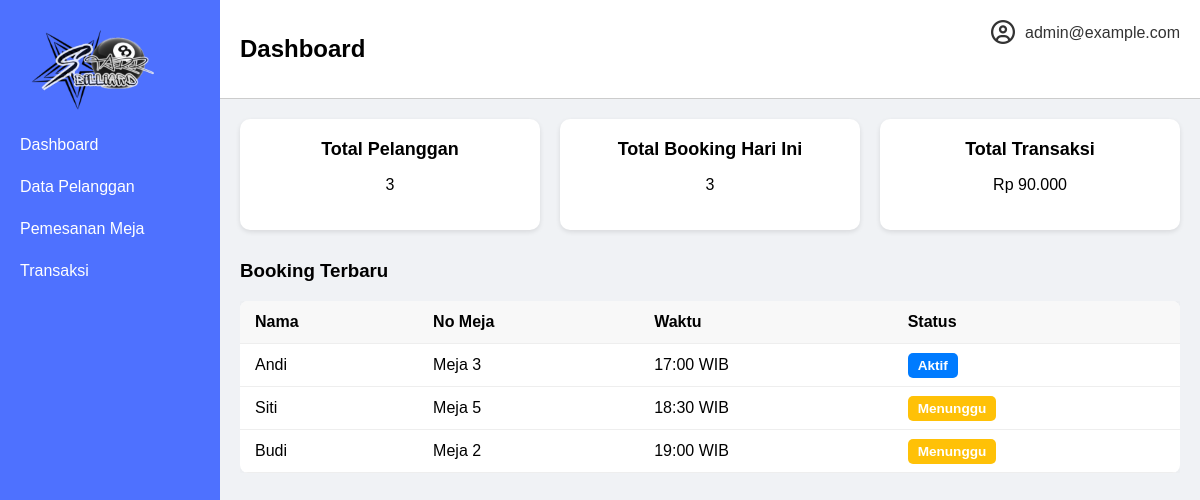
/dashboard.php (signed in), run on the app's committed database.
### tables this page shows
CREATE TABLE bookings (
    id INT AUTO_INCREMENT PRIMARY KEY,
    customer_name VARCHAR(255) NOT NULL,
    table_number VARCHAR(10) NOT NULL,
    booking_date DATE NOT NULL,
    start_time TIME NOT NULL,
    duration VARCHAR(10) NOT NULL,
    status ENUM('Menunggu', 'Aktif', 'Selesai') NOT NULL,
    created_at TIMESTAMP DEFAULT CURRENT_TIMESTAMP
);

### dashboard.php (the view, shortened to what this page needs)
<?php
$host = "localhost";
$username = "root";
$password = "";
$dbname = "billiard_db";
try {
    $conn = new PDO("mysql:host=$host;dbname=$dbname", $username, $password);
    $conn->setAttribute(PDO::ATTR_ERRMODE, PDO::ERRMODE_EXCEPTION);
} catch (PDOException $e) {
    die("Koneksi gagal: " . $e->getMessage());
}
$stmt = $conn->query("SELECT COUNT(*) as total FROM customers");
$total_customers = $stmt->fetch(PDO::FETCH_ASSOC)['total'];
$current_date = '2025-05-24';
$stmt = $conn->prepare("SELECT COUNT(*) as total FROM bookings WHERE booking_date = ?");
$stmt->execute([$current_date]);
$total_bookings_today = $stmt->fetch(PDO::FETCH_ASSOC)['total'];
$stmt = $conn->query("SELECT SUM(total_amount) as total FROM transactions");
$total_transactions = $stmt->fetch(PDO::FETCH_ASSOC)['total'] ?? 0;
$stmt = $conn->query("SELECT customer_name, table_number, start_time, status
                      FROM bookings
                      ORDER BY created_at DESC
                      LIMIT 3");
$latest_bookings = $stmt->fetchAll(PDO::FETCH_ASSOC);
?>
<!DOCTYPE html>
<html lang="id">
<head>
    <link rel="stylesheet" href="dashboard.css">
    <link rel="stylesheet" href="https://cdnjs.cloudflare.com/ajax/libs/font-awesome/6.5.0/css/all.min.css" />
</head>
<body>
    <div class="sidebar">
        <img src="asset/LOGO dashboard.png" width="180" height="100">
        <a href="dashboard.php">Dashboard</a>
        <a href="datapelanggan.php">Data Pelanggan</a>
        <a href="meja.php">Pemesanan Meja</a>
        <a href="transaksi.php">Transaksi</a>
    </div>
    <div class="main">
        <div class="topbar">
            <h2>Dashboard</h2>
            <div class="header-right">
                <div class="profile-dropdown">
                    <i class="fa-regular fa-circle-user profile-icon" id="profileIcon"></i>
                </div>
                <span class="admin-name"><?php echo htmlspecialchars($_SESSION['email']); ?></span>
            </div>
        </div>
        <div class="content">
            <div class="grid-container" style="text-align: center;">
                <div class="card">
                    <h3>Total Pelanggan</h3>
                    <p><?php echo $total_customers; ?></p>
                </div>
                <div class="card">
                    <h3>Total Booking Hari Ini</h3>
                    <p><?php echo $total_bookings_today; ?></p>
                </div>
                <div class="card">
                    <h3>Total Transaksi</h3>
                    <p>Rp <?php echo number_format($total_transactions, 0, ',', '.'); ?></p>
                </div>
            </div>
            <div class="notif-section">
                <h3>Booking Terbaru</h3>
                <div class="table-wrapper">
                    <table class="booking-table">
                        <thead>
                            <tr>
                                <th>Nama</th>
                                <th>No Meja</th>
                                <th>Waktu</th>
                                <th>Status</th>
                            </tr>
                        </thead>
                        <tbody>
                            <?php if (count($latest_bookings) > 0): ?>
                                <?php foreach ($latest_bookings as $booking): ?>
                                    <tr>
                                        <td><?php echo htmlspecialchars($booking['customer_name']); ?></td>
                                        <td><?php echo htmlspecialchars($booking['table_number']); ?></td>
                                        <td><?php echo date('H:i', strtotime($booking['start_time'])) . ' WIB'; ?></td>
                                        <td>
                                            <span class="status <?php echo strtolower($booking['status']); ?>">
                                                <?php echo htmlspecialchars($booking['status']); ?>
                                            </span>
                                        </td>
                                    </tr>
                                <?php endforeach; ?>
                            <?php else: ?>
                                <tr>
                                    <td colspan="4">Tidak ada booking terbaru.</td>
                                </tr>
                            <?php endif; ?>
                        </tbody>
                    </table>
                </div>
            </div>
        </div>
    </div>
</body>
</html>

### dashboard.css (style rules this page uses)
* { box-sizing: border-box; }
body { margin: 0; font-family: Arial, sans-serif; display: flex; height: 100vh; background: #f0f2f5; }
.sidebar { width: 220px; background-color: #4e71ff; color: white; padding: 20px 0; }
.sidebar a { display: block; color: white; padding: 12px 20px; text-decoration: none; transition: background 0.3s; }
.main { flex-grow: 1; display: flex; flex-direction: column; }
.topbar { background-color: white; padding: 15px 20px; border-bottom: 1px solid #ccc; display: flex; justify-content: space-between; align-items: center; }
.header-right { position: absolute; top: 20px; right: 20px; display: flex; align-items: center; gap: 10px; z-index: 999; }
.profile-icon { font-size: 24px; color: #333; cursor: pointer; }
.admin-name { font-weight: 500; color: #333; }
.profile-dropdown { position: relative; }
.content { padding: 20px; }
.grid-container { display: grid; grid-template-columns: repeat(auto-fill, minmax(250px, 1fr)); gap: 20px; margin-bottom: 30px; }
.card { background-color: white; padding: 20px; border-radius: 10px; box-shadow: 0 2px 5px rgba(0, 0, 0, 0.1); }
.card h3 { margin: 0 0 10px; font-size: 18px; }
.card p { font-size: 16px; }
.table-wrapper { overflow-x: auto; margin-top: 15px; }
.booking-table { width: 100%; border-collapse: collapse; background: #fff; border-radius: 8px; overflow: hidden; box-shadow: 0 0 10px rgba(0, 0, 0, 0.05); }
.booking-table th, .booking-table td { padding: 12px 15px; text-align: left; border-bottom: 1px solid #eee; }
.booking-table th { background-color: #f8f8f8; }
.status { padding: 5px 10px; border-radius: 5px; font-size: 0.85em; font-weight: bold; }
.status.aktif { background-color: #007bff; color: white; }
.status.menunggu { background-color: #ffc107; color: white; }

### data on the page
bookings: customer_name "Andi", table_number "Meja 3", start_time "17:00", status "Aktif"
bookings: customer_name "Siti", table_number "Meja 5", start_time "18:30", status "Menunggu"
bookings: customer_name "Budi", table_number "Meja 2", start_time "19:00", status "Menunggu"

### other printed values
$_SESSION['email'] "admin@example.com"
$total_customers "3"
$total_bookings_today "3"
$total_transactions "90.000"
